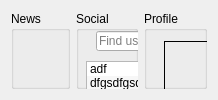
      <widget class="QWidget" name="tabCommunity">
       <attribute name="title">
        <string>Community</string>
       </attribute>
       <layout class="QGridLayout" name="gridLayout_2">
        <item row="0" column="0">
         <layout class="QHBoxLayout" name="holCommunity">
          <item>
           <widget class="QGroupBox" name="gbNews">
            <property name="title">
             <string>News</string>
            </property>
           </widget>
          </item>
          <item>
           <widget class="QGroupBox" name="gbSocial">
            <property name="title">
             <string>Social</string>
            </property>
            <widget class="QLineEdit" name="leSearchUser">
             <property name="geometry">
              <rect>
               <x>20</x>
               <y>20</y>
               <width>211</width>
               <height>20</height>
              </rect>
             </property>
             <property name="placeholderText">
              <string>Find user...</string>
             </property>
            </widget>
            <widget class="QPushButton" name="btnSearchUser">
             <property name="geometry">
              <rect>
               <x>250</x>
               <y>20</y>
               <width>75</width>
               <height>23</height>
              </rect>
             </property>
             <property name="text">
              <string>Find user</string>
             </property>
            </widget>
            <widget class="QListWidget" name="lwFindUsers">
             <property name="geometry">
              <rect>
               <x>10</x>
               <y>50</y>
               <width>181</width>
               <height>291</height>
              </rect>
             </property>
             <property name="alternatingRowColors">
              <bool>true</bool>
             </property>
             <property name="verticalScrollMode">
              <enum>QAbstractItemView::ScrollPerPixel</enum>
             </property>
             <property name="sortingEnabled">
              <bool>true</bool>
             </property>
             <item>
              <property name="text">
               <string>adf</string>
              </property>
             </item>
             <item>
              <property name="text">
               <string>dfgsdfgsdfg</string>
              </property>
             </item>
             <item>
              <property name="text">
               <string>sdfgsdfg</string>
              </property>
             </item>
            </widget>
            <widget class="QPushButton" name="btnPrevUsers">
             <property name="geometry">
              <rect>
               <x>200</x>
               <y>90</y>
               <width>61</width>
               <height>23</height>
              </rect>
             </property>
             <property name="text">
              <string>&lt;</string>
             </property>
            </widget>
            <widget class="QLabel" name="lblUsersPage">
             <property name="geometry">
              <rect>
               <x>200</x>
               <y>60</y>
               <width>131</width>
               <height>20</height>
              </rect>
             </property>
             <property name="text">
              <string>Page</string>
             </property>
             <property name="alignment">
              <set>Qt::AlignCenter</set>
             </property>
            </widget>
            <widget class="QPushButton" name="btnNextUsers">
             <property name="geometry">
              <rect>
               <x>280</x>
               <y>90</y>
               <width>61</width>
               <height>23</height>
              </rect>
             </property>
             <property name="text">
              <string>&gt;</string>
             </property>
            </widget>
            <widget class="QTextBrowser" name="tbFoundUserDetails">
             <property name="geometry">
              <rect>
               <x>200</x>
               <y>200</y>
               <width>141</width>
               <height>141</height>
              </rect>
             </property>
            </widget>
            <widget class="QLabel" name="lblFoundUserAvatar">
             <property name="geometry">
              <rect>
               <x>240</x>
               <y>130</y>
               <width>64</width>
               <height>64</height>
              </rect>
             </property>
             <property name="frameShape">
              <enum>QFrame::Box</enum>
             </property>
             <property name="text">
              <string>avatar</string>
             </property>
             <property name="scaledContents">
              <bool>true</bool>
             </property>
            </widget>
           </widget>
          </item>
          <item>
           <widget class="QGroupBox" name="gbProfile">
            <property name="title">
             <string>Profile</string>
            </property>
            <widget class="QPushButton" name="btnEditProfileSettings">
             <property name="geometry">
              <rect>
               <x>120</x>
               <y>30</y>
               <width>75</width>
               <height>23</height>
              </rect>
             </property>
             <property name="text">
              <string>Edit profile</string>
             </property>
            </widget>
            <widget class="QLabel" name="lblCommunityUserPicture">
             <property name="geometry">
              <rect>
               <x>20</x>
               <y>30</y>
               <width>64</width>
               <height>64</height>
              </rect>
             </property>
             <property name="frameShape">
              <enum>QFrame::Box</enum>
             </property>
             <property name="text">
              <string/>
             </property>
             <property name="pixmap">
              <pixmap>images/rubenpfp.png</pixmap>
             </property>
             <property name="scaledContents">
              <bool>true</bool>
             </property>
            </widget>
           </widget>
          </item>
         </layout>
        </item>
       </layout>
      </widget>
